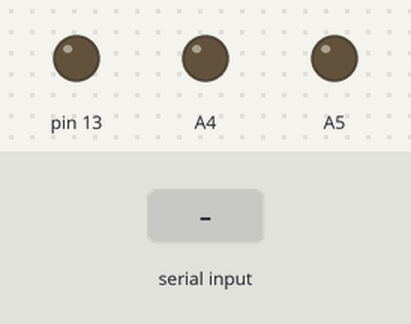
A sketch run on a simulated Arduino Uno, built with avr-gcc and run on an emulated ATmega328P. On the bench: output pins drawn as LEDs (lit = HIGH). Dashed ring = blinking. Inputs (shaded band) come from the test bench. What the sketch prints to the serial monitor is not drawn.

Above: at 1.2 s.
1.3 s: "$" received over Serial
At 1.55 s:
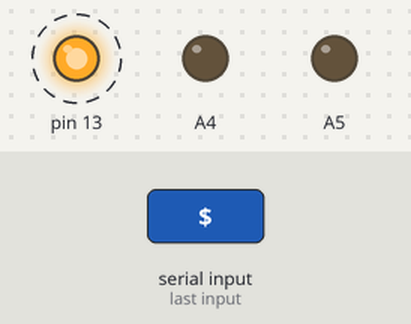
4.3 s: "90,45\n" received over the second serial link
5.8 s: "30,150\n" received over the second serial link
Timing chart, 0 to 8.8 s (numbered marks = the images above; inputs shaded):
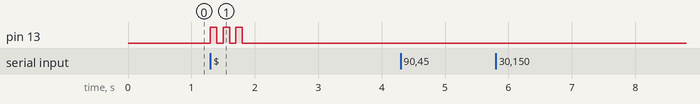

Measured:
- after the input at 1.3 s, pin 13: alternates HIGH for 0.10 s and LOW for 0.10 s, 6 changes in all, then stays LOW, starting at once
- after the input at 4.3 s, every drawn part: stays the same
- after the input at 5.8 s, every drawn part: stays the same

The sketch:

TX_Camera.ino
```cpp
#include <Wire.h>
#include <Adafruit_MCP4725.h>
#include <Adafruit_ADS1015.h>
#include<String.h>
#include<math.h>
#include <AltSoftSerial.h>

AltSoftSerial mySerial;
#define defaultFreq 1700
#define freq0 500
#define freq1 750
#define freq2 1000
#define freq3 1250
int delay0, delay1, delay2, delay3;
const uint16_t S_DAC[4] = {2048,4095, 2048, 0};
Adafruit_MCP4725 dac;

#ifndef cbi
#define cbi(sfr,bit) (_SFR_BYTE(sfr) &= ~_BV(bit))
#endif
# ifndef sbi
#define sbi(sfr,bit) (_SFR_BYTE(sfr) |= _BV(bit))
#endif

#define max1 950
#define min1 50

int prev = 0;
int check = false;
int prev1 = 0;
int upper = 0;
int count = 0;
int max = 0;
int start = 0;

String toSend = "";
int nowFrame = -1;
long timeOut = 200000;

#define r_slope 65
#define defaultFreq 1700

/*-------------------------------
 * FINDING CRC REDUNDANT
 ----------------------------- */
byte MakeCRC(String BitString)
{
   static char Res[5];                                 // CRC Result
   char CRC[4];
   int  i;
   char DoInvert;

   for (i=0; i<4; ++i)  CRC[i] = 0;                    // Init before calculation

   for (i=0; i<BitString.length(); ++i)
      {
      DoInvert = ('1'==BitString[i]) ^ CRC[3];         // XOR required?

      CRC[3] = CRC[2];
      CRC[2] = CRC[1];
      CRC[1] = CRC[0] ^ DoInvert;
      CRC[0] = DoInvert;
      }

   for (i=0; i<4; ++i)  Res[3-i] = CRC[i] ? '1' : '0'; // Convert binary to ASCII
   Res[4] = 0;                                         // Set string terminator

   byte redun = 0;
   for(i=0;i<4;i++) {
      redun |= (CRC[i]<<i);
   }

   return(redun);
}

/*-------------------------------
 * Making & Sending Frame
 *----------------------------- */
void makeFrame(int inData,int sequenceNumber,byte redundance)
{
  //----------Frame Start 11 11 11 -------------//

    Serial.print(3,BIN);
    for (int sl = 0; sl < 3*5; sl++)
    {
       for (int s = 0; s < 4; s++)
       {
          dac.setVoltage(S_DAC[s], false);
          delayMicroseconds(delay3);
       }
    }

  dac.setVoltage(0, false);
  //----------Frame Sequence 0x ----------//
  Serial.print("|");
  Serial.print(sequenceNumber,BIN);
  if(sequenceNumber==0) // 00
  {
     for (int sl = 0; sl < 2 ; sl++)
        {
          for (int s = 0; s < 4; s++)
          {
            dac.setVoltage(S_DAC[s], false);
            delayMicroseconds(delay0);
          }
        }
        delayMicroseconds(1);
  }
  else if(sequenceNumber==1) // 01
  {
    for (int sl = 0; sl < 3; sl++)
    {
         for (int s = 0; s < 4; s++)
         {
           dac.setVoltage(S_DAC[s], false);
           delayMicroseconds(delay1);
         }
    }
  }
   else if(sequenceNumber==2) // 01
  {
    for (int sl = 0; sl < 4; sl++)
    {
         for (int s = 0; s < 4; s++)
         {
           dac.setVoltage(S_DAC[s], false);
           delayMicroseconds(delay2);
         }
    }
  }
   else if(sequenceNumber==3) // 01
  {
    for (int sl = 0; sl < 5; sl++)
    {
         for (int s = 0; s < 4; s++)
         {
           dac.setVoltage(S_DAC[s], false);
           delayMicroseconds(delay3);
         }
    }
  }
  else
  {
    Serial.println("Error sequence number");
  }
   dac.setVoltage(0, false);

  //----------Frame Data xx xx xx xx--------------//
  Serial.print("|");
  for (int k = 3; k >= 0; k--) {
      int temp = inData & 3;
      inData >>= 2;
      Serial.print(temp,BIN);
      Serial.print(" ");
      if (temp == 0) {
        for (int sl = 0; sl < 2 ; sl++)
        {
          for (int s = 0; s < 4; s++)
          {
            dac.setVoltage(S_DAC[s], false);
            delayMicroseconds(delay0);
          }
        }
      }
      else if (temp == 1) {
        for (int sl = 0; sl < 3; sl++)
        {
          for (int s = 0; s < 4; s++)
          {
            dac.setVoltage(S_DAC[s], false);
            delayMicroseconds(delay1);
          }
        }
      }
      else if (temp == 2) {
        for (int sl = 0; sl < 4; sl++)
        {
          for (int s = 0; s < 4; s++)
          {
            dac.setVoltage(S_DAC[s], false);
            delayMicroseconds(delay2);
          }
        }
      }
      else if (temp == 3) {
        for (int sl = 0; sl < 5; sl++)
        {
          for (int s = 0; s < 4; s++)
          {
            dac.setVoltage(S_DAC[s], false);
            delayMicroseconds(delay3);
          }
        }
      }
    }

    dac.setVoltage(0, false);

    //------------ Frame Redundant xx xx-------//
    Serial.print("|");
    for(int i=0;i<2;i++)
    {
      int redun=redundance&3;
      redundance>>=2;
      Serial.print(redun,BIN);
      Serial.print(" ");
      if (redun == 0) {
        for (int sl = 0; sl < 2 ; sl++)
        {
          for (int s = 0; s < 4; s++)
          {
            dac.setVoltage(S_DAC[s], false);
            delayMicroseconds(delay0);
          }
        }
      }
      else if (redun == 1) {
        for (int sl = 0; sl < 3; sl++)
        {
          for (int s = 0; s < 4; s++)
          {
            dac.setVoltage(S_DAC[s], false);
            delayMicroseconds(delay1);
          }
        }
      }
      else if (redun == 2) {
        for (int sl = 0; sl < 4; sl++)
        {
          for (int s = 0; s < 4; s++)
          {
            dac.setVoltage(S_DAC[s], false);
            delayMicroseconds(delay2);
          }
        }
      }
      else if (redun == 3) {
        for (int sl = 0; sl < 5; sl++)
        {
          for (int s = 0; s < 4; s++)
          {
            dac.setVoltage(S_DAC[s], false);
            delayMicroseconds(delay3);
          }
        }
      }
    }

    //------------Frame Stop 00 00 00 --------------//
    Serial.print("|");
       Serial.print(0);
        for (int sl = 0; sl < 2*3 ; sl++)
        {
          for (int s = 0; s < 4; s++)
          {
            dac.setVoltage(S_DAC[s], false);
            delayMicroseconds(delay0);
          }
          delayMicroseconds(1);
        }
    //------------End Frame--------------//
    Serial.println();
    dac.setVoltage(0, false);

}
/*-------------------------------
 * Sending a Character
 *----------------------------- */
void SendChar(byte inData) {
  bool isSent = false;
  long Time = 0;
  byte Redun = MakeCRC(String(inData,BIN)); // Finding CRC yo!
  nowFrame = (nowFrame+1)%4; // Increase Frame

  // Sending Process Loop...
  Serial.print("Sending ");
  Serial.print((char)inData);
  while(!isSent) {
    makeFrame(inData,nowFrame,Redun); // makeFrame + SendFrame
    // Waiting for respond (ACK)
    while(mySerial.available()<2 && Time < timeOut) {
      Time++;
    }

    if(Time >= timeOut) {
      Time = 0;
        //Serial.print("Resend");
        continue;
    }

    char resp = mySerial.read();
    char ackFrame = mySerial.read();
    ackFrame = (ackFrame>'0')? ackFrame-'0':ackFrame;

    Serial.print("ACK Recieved ");
    Serial.print('!');
    Serial.print(ackFrame,BIN);
    Serial.print(" [now:");
    Serial.println(nowFrame);

   if(resp=='!') {
      if(ackFrame>nowFrame || (ackFrame==0 && nowFrame==3) ) {
        // ACK
        Serial.println("Sent!");
        isSent = true;
        break;
      }
    }

  }


}
/*-------------------------------
 * Sending ACK (for RX command)
 *----------------------------- */
void SendACK(int inData,int frameNo) {
  byte Redun = MakeCRC(String(inData,BIN)); // Finding CRC yo!

  Serial.print("Sending ACK ");
  Serial.print((char)inData);
  Serial.println(frameNo);

  makeFrame(inData,frameNo,Redun); // makeFrame + SendFrame
}

/*-------------------------------
 * Set UP
 *----------------------------- */
void setup() {
    // put your setup code here, to run once:
  Serial.begin(9600);
  mySerial.begin(9600);
  dac.begin(0x62);
  pinMode(A4, OUTPUT);
  pinMode(A5, OUTPUT);
  pinMode(13, OUTPUT);

  delay0 = (1000000 / freq0 - 1000000 / defaultFreq) / 4;
  delay1 = (1000000 / freq1 - 1000000 / defaultFreq) / 4;
  delay2 = (1000000 / freq2 - 1000000 / defaultFreq) / 4;
  delay3 = (1000000 / freq3 - 1000000 / defaultFreq) / 4;

  Serial.flush();
  mySerial.flush();
}

/*-------------------------------
 * MAIN LOOP
 *----------------------------- */
void loop() {
  // put your main code here, to run repeatedly:

  if (Serial.available() > 0) {

    // Input data
    char inData = Serial.read();

    // Camera want to send color data
    if(inData == '$') {
      // LED just for Debugging
      digitalWrite(13, HIGH);
      delay(100);
      digitalWrite(13, LOW);
      delay(100);
      digitalWrite(13, HIGH);
      delay(100);
      digitalWrite(13, LOW);
      delay(100);
      digitalWrite(13, HIGH);
      delay(100);
      digitalWrite(13, LOW);
      delay(100);

      SendChar(inData);
      while(Serial.available()==0) {}
      byte sendd = Serial.read();
      SendChar(sendd);
      while(Serial.available()==0) {}
      sendd = Serial.read();
      SendChar(sendd);
      while(Serial.available()==0) {}
      sendd = Serial.read();
      SendChar(sendd);
    } // Camera want to send color data
    else if(inData == ',') {
      // LED just for Debugging
      digitalWrite(13, HIGH);
      delay(50);
      digitalWrite(13, LOW);
      delay(50);
      digitalWrite(13, HIGH);
      delay(50);
      digitalWrite(13, LOW);
      delay(50);
      digitalWrite(13, HIGH);
      delay(50);
      digitalWrite(13, LOW);
      delay(50);

      SendChar(inData);
      while(Serial.available()==0) {}
      byte sendd = Serial.read();
      SendChar(sendd);
      while(Serial.available()==0) {}
      sendd = Serial.read();
      SendChar(sendd);
      while(Serial.available()==0) {}
      sendd = Serial.read();
      SendChar(sendd);
    }
  }

  // DATA Sent from RX

  if (mySerial.available() >= 2) {

    // Input data
    char inData = mySerial.read();
    int frameNo = mySerial.parseInt();

    // Check if want to send '?' ACK
    if (inData == '?') {
      for(int i=0;i<10;i++) {
        SendACK(inData,frameNo); // Sending data...
        delay(2);
      }

    }
  }

}
```
